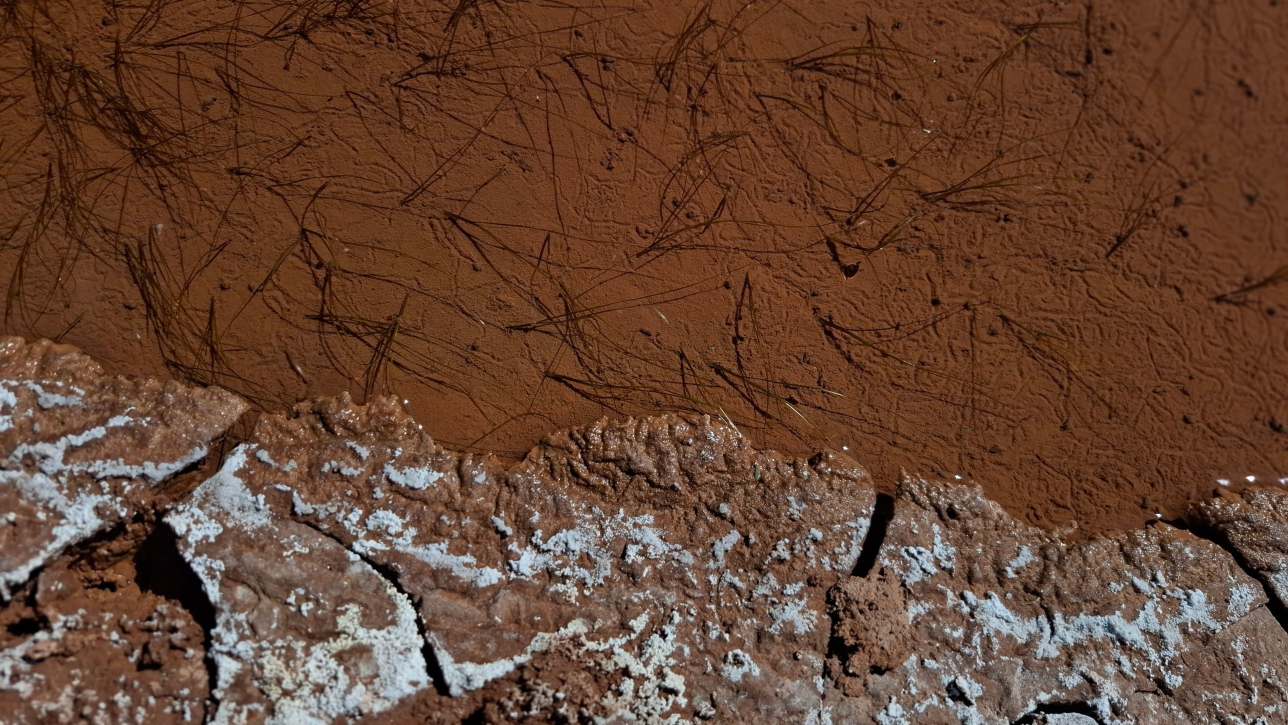
#> input picture contenido/inicio/portada.jpg, 2576 x 1450 px (shown at 1/2 size)
$ python construir.py ../contenido/inicio/portada.jpg
#> lines starting #> are read from the running program, lines starting #| are printed output that depends on the picture
"""Arma la web de Miranda Sarkis a partir de la carpeta `contenido/`.

Lee las carpetas y fichas, achica las fotos a tamaño web y escribe todo en `_site/`,
que es lo que GitHub Pages publica. Se corre solo con cada cambio (ver
.github/workflows/publicar.yml), pero también se puede correr a mano:

    python sitio/construir.py
"""
import html
import json
import os
import re
import shutil
import sys
import unicodedata
from pathlib import Path

from PIL import Image, ImageOps

Image.MAX_IMAGE_PIXELS = None

RAIZ = Path(__file__).resolve().parent.parent
CONTENIDO = RAIZ / "contenido"
SITIO = RAIZ / "sitio"
SALIDA = RAIZ / "_site"

FOTO_MAX = 2000      # lado mayor de las fotos grandes
MINI_MAX = 900       # lado mayor de las miniaturas de la grilla de obras
EXT_FOTO = {".jpg", ".jpeg", ".png", ".tif", ".tiff", ".webp"}
EXT_VIDEO = {".mp4", ".webm", ".mov", ".m4v"}

avisos = []


def aviso(msg):
    avisos.append(msg)
    print("AVISO:", msg)


# ---------- utilidades ----------

def slug(t):
    t = unicodedata.normalize("NFD", t.lower())
    t = "".join(c for c in t if unicodedata.category(c) != "Mn")
    return re.sub(r"[^a-z0-9]+", "-", t).strip("-") or "x"


def nfc(t):
    return unicodedata.normalize("NFC", t)


def orden_natural(nombre):
    return [int(p) if p.isdigit() else p.lower() for p in re.split(r"(\d+)", nfc(nombre))]


def sin_numero(nombre):
    """'03 La danza' -> 'La danza'; '2024. Sostener el fuego' -> 'Sostener el fuego'."""
    return re.sub(r"^\s*\d+[\s.\-_)]*\s*", "", nfc(nombre)).strip()


# [7 lines left out: function leer_texto, not called in this run]


def buscar_ficha(carpeta, nombres=("ficha", "info", "datos")):
    for n in nombres:
        for ext in (".txt", ".md", ".docx"):
            p = carpeta / (n + ext)
            if p.exists():
                return p
    # si hay un único documento en la carpeta, se usa ese
    docs = [p for p in carpeta.iterdir() if p.suffix.lower() in (".txt", ".md", ".docx") and not p.name.startswith("~$")]
    return docs[0] if len(docs) == 1 else None


CLAVES = {
    "titulo": "titulo", "título": "titulo",
    "tecnica": "tecnica", "técnica": "tecnica", "tecnica y material": "tecnica", "técnica y material": "tecnica",
    "tecnica y materiales": "tecnica", "técnica y materiales": "tecnica", "material": "tecnica", "materiales": "tecnica",
    "medidas": "medidas", "año": "anio", "ano": "anio", "anio": "anio",
    "registro": "registro", "fotos": "registro", "foto": "registro",
    "formato": "formato", "lugar": "lugar",
    "subtitulo": "subtitulo", "subtítulo": "subtitulo",
    "epigrafe": "epigrafe", "epígrafe": "epigrafe",
    "firma": "firma", "pie de foto": "pie", "pie": "pie", "video": "video",
}


def leer_ficha(path):
    """Lee una ficha: líneas 'Clave: valor' arriba, y el texto largo debajo de una línea '---'.

    Devuelve (campos, filas, parrafos): `campos` son las claves conocidas,
    `filas` todas las líneas 'Clave: valor' en orden, y `parrafos` el texto de abajo.
    """
    if path is None:
        return {}, [], []
    texto = leer_texto(path).replace("\r\n", "\n")
    partes = re.split(r"\n\s*-{3,}\s*\n", "\n" + texto + "\n", maxsplit=1)
    cabeza = partes[0]
    cuerpo = partes[1] if len(partes) > 1 else ""
    campos, filas = {}, []
    lineas = cabeza.split("\n")
    for i, linea in enumerate(lineas):
        linea = linea.strip()
        if not linea:
            continue
        m = re.match(r"^([^:]{1,40}):\s*(.*)$", linea)
        if not m or (filas and len(linea) > 160):
            # sin '---': desde la primera línea que no es 'Clave: valor', todo es texto
            cuerpo = "\n".join(lineas[i:]) + "\n\n" + cuerpo
            break
        k, v = m.group(1).strip(), m.group(2).strip()
        filas.append((k, v))
        kk = CLAVES.get(k.lower())
        if kk and kk not in campos:
            campos[kk] = v
    parrafos = [re.sub(r"\s*\n\s*", " ", p).strip() for p in re.split(r"\n\s*\n", cuerpo)]
    # se descartan las fichas de piezas sueltas que vienen dentro del texto de una serie
    # ("Título: ...", "Medidas: ...") y los rótulos cortos como "Obras que componen la serie:"
    def es_ficha(p):
        m = re.match(r"^([^:]{1,40}):\s*(.*)$", p)
        return (m and CLAVES.get(m.group(1).strip().lower()) and len(p) < 140) or (p.endswith(":") and len(p) < 70)
    return campos, filas, [p for p in parrafos if p and not es_ficha(p)]


def medidas(m):
    m = (m or "").strip()
    if not m:
        return ""
    if m.lower() in ("variables", "medidas variables"):
        return "Medidas variables"
    m = m.replace("aproximadamente", "aprox.")
    m = re.sub(r"(?<=\d)\s*[xX×]\s*(?=\d)", " × ", m)
    m = re.sub(r"(\d)\s*cm\b", r"\1 cm", m)
    return m


def videos_de(carpeta):
    vs = [p for p in carpeta.iterdir() if p.is_file() and p.suffix.lower() in EXT_VIDEO and not p.name.startswith(".")]
    return sorted(vs, key=lambda p: orden_natural(p.stem))


def fotos_de(carpeta):
    """Fotos de la carpeta, sin contar las portadas de video (una imagen con el mismo nombre que un video)."""
    portadas = {nfc(v.stem).lower() for v in videos_de(carpeta)}
    fs = [p for p in carpeta.iterdir() if p.is_file() and p.suffix.lower() in EXT_FOTO and not p.name.startswith(".")
          and nfc(p.stem).lower() not in portadas]
    return sorted(fs, key=lambda p: orden_natural(p.stem))


# [17 lines left out: function guardar_videos, not called in this run]


def guardar_foto(src, destino_rel, maximo=FOTO_MAX, mini=False):
    """Achica y guarda una foto en _site. Devuelve (ruta, ancho, alto[, ruta_mini])."""
    destino = SALIDA / destino_rel
    destino.parent.mkdir(parents=True, exist_ok=True)
    try:
        im = ImageOps.exif_transpose(Image.open(src)).convert("RGB")
    except Exception as e:  # noqa: BLE001
        aviso(f"No pude abrir la foto {src.relative_to(RAIZ)}: {e}")
        return None
    im.thumbnail((maximo, maximo), Image.LANCZOS)
    im.save(destino, "JPEG", quality=84, optimize=True, progressive=True)
    res = [destino_rel, im.width, im.height]
    if mini:
        t = im.copy()
        t.thumbnail((MINI_MAX, MINI_MAX), Image.LANCZOS)
        mini_rel = str(Path(destino_rel).with_name("t-" + Path(destino_rel).name))
        t.save(SALIDA / mini_rel, "JPEG", quality=80, optimize=True, progressive=True)
        res.append(mini_rel)
    return res


# [4 lines left out: function con_italicas, not called in this run]


# ---------- secciones ----------

def leer_inicio():
    carpeta = CONTENIDO / "inicio"
    campos, filas, parrafos = leer_ficha(buscar_ficha(carpeta, ("inicio", "ficha", "info")))
    destacadas = []
    for k, v in filas:
        if k.lower() in ("obras destacadas", "destacadas", "obras"):
            destacadas = [slug(t) for t in re.split(r"\s*;\s*", v) if t.strip()]
    fs = fotos_de(carpeta)
    if not fs:
        aviso("Falta la foto de portada en contenido/inicio/")
        return {"portada": None, "registro": "", "pie": "", "destacadas": destacadas, "intro": " ".join(parrafos), "alt": ""}
    f = guardar_foto(fs[0], "img/portada.jpg", 2400)
    return {"portada": f, "registro": campos.get("registro", ""), "pie": campos.get("pie", ""),
            "destacadas": destacadas, "intro": " ".join(parrafos),
            "alt": campos.get("descripcion", campos.get("descripción", "")) or "Obra de Miranda Sarkis"}


def leer_muestras(seccion="muestras", prefijo=""):
    base = CONTENIDO / seccion
    out, fotos = [], {}
    if not base.exists():
        return out, fotos
    for carpeta in sorted([c for c in base.iterdir() if c.is_dir()], key=lambda c: orden_natural(c.name), reverse=True):
        campos, filas, parrafos = leer_ficha(buscar_ficha(carpeta))
        titulo = campos.get("titulo") or sin_numero(carpeta.name)
        anio = campos.get("anio") or (re.match(r"^\s*(\d{4})", carpeta.name) or [None, ""])[1]
        mid = prefijo + slug(titulo)
        especiales = {"titulo", "anio", "lugar", "subtitulo", "epigrafe", "firma", "video"}
        ficha = [[k, v] for k, v in filas if CLAVES.get(k.lower()) not in especiales and v]
        m = {"id": mid, "titulo": titulo, "anio": anio, "lugar": campos.get("lugar", ""), "ficha": ficha}
        ORIGEN[mid] = carpeta
        if campos.get("subtitulo"):
            m["subtitulo"] = campos["subtitulo"]
        if campos.get("epigrafe"):
            m["epigrafe"] = campos["epigrafe"]
        if campos.get("firma"):
            m["firma"] = campos["firma"]
        numerados = parrafos and all(re.match(r"^\d+\s*[.\-)]\s*", p) for p in parrafos)
        if numerados:
            m["pasajes"] = [re.sub(r"^\d+\s*[.\-)]\s*", "", p) for p in parrafos]
        elif parrafos:
            m["texto"] = parrafos
        else:
            m["texto"] = None
        m["videos"] = guardar_videos(carpeta, mid)
        if campos.get("video", "").startswith("http"):
            m["embed"] = campos["video"]
        lista = []
        for i, f in enumerate(fotos_de(carpeta)):
            r = guardar_foto(f, f"img/{seccion}/{mid}/{i + 1}.jpg", mini=(i == 0))
            if r:
                if i == 0:
                    m["cover"] = r[3]
                lista.append(r[:3])
        fotos[mid] = lista
        if not lista:
            aviso(f"'{titulo}' ({seccion}) no tiene fotos")
        out.append(m)
    return out, fotos


def leer_obras():
    base = CONTENIDO / "obras"
    obras, cats = [], {}
    if not base.exists():
        return obras, cats
    for cat_dir in sorted([c for c in base.iterdir() if c.is_dir()], key=lambda c: orden_natural(c.name)):
        cat_nombre = sin_numero(cat_dir.name)
        cat = slug(cat_nombre)
        cats[cat] = cat_nombre
        for carpeta in sorted([c for c in cat_dir.iterdir() if c.is_dir()], key=lambda c: orden_natural(c.name)):
            campos, _, parrafos = leer_ficha(buscar_ficha(carpeta))
            titulo = campos.get("titulo") or sin_numero(carpeta.name)
            oid = "obra-" + slug(titulo)
            if any(o["id"] == oid for o in obras):
                oid += "-" + slug(cat)
            tec, med, anio = campos.get("tecnica", ""), medidas(campos.get("medidas", "")), campos.get("anio", "")
            items = []
            for i, f in enumerate(fotos_de(carpeta)):
                r = guardar_foto(f, f"img/obras/{oid[5:]}/{i + 1}.jpg", mini=True)
                if not r:
                    continue
                nombre = sin_numero(f.stem)
                if nombre and not re.fullmatch(r"[\d\s()._-]*", nombre) and not nombre.lower().startswith(("whatsapp", "img_", "_mg", "dsc")):
                    partes = [p.strip() for p in re.split(r"\s+-\s+", nombre) if p.strip()]
                    if len(partes) >= 2:
                        if len(partes) >= 3:
                            partes[2] = medidas(partes[2])
                        cap = " · ".join(partes)
                    else:
                        cap = " · ".join([x for x in (partes[0], tec, med, anio) if x])
                    items.append([r[0], r[1], r[2], cap, r[3], True])
                else:
                    cap = " · ".join([x for x in (titulo, tec, med, anio) if x])
                    items.append([r[0], r[1], r[2], cap, r[3], False])
            if not items:
                aviso(f"La obra '{titulo}' no tiene fotos: no se publica")
                continue
            ORIGEN[oid] = carpeta
            o = {"id": oid, "cat": cat, "titulo": titulo, "anio": anio, "tec": tec, "med": med,
                 "cover": items[0][4], "items": items}
            if campos.get("formato"):
                o["nota"] = campos["formato"]
            if campos.get("registro"):
                o["registro"] = campos["registro"]
            if parrafos:
                o["texto"] = parrafos
            obras.append(o)
    return obras, cats


def leer_parrafos(rel):
    p = None
    for ext in (".txt", ".md", ".docx"):
        cand = CONTENIDO / (rel + ext)
        if cand.exists():
            p = cand
            break
    if not p:
        aviso(f"Falta contenido/{rel}.txt")
        return []
    texto = leer_texto(p).replace("\r\n", "\n")
    return [re.sub(r"\s*\n\s*", " ", x).strip() for x in re.split(r"\n\s*\n", texto) if x.strip()]


def leer_bio():
    carpeta = CONTENIDO / "bio"
    campos, _, parrafos = leer_ficha(buscar_ficha(carpeta, ("bio",)))
    fs = fotos_de(carpeta)
    retrato = guardar_foto(fs[0], "img/retrato.jpg", 1400) if fs else None
    return {"bio": parrafos, "retrato": retrato, "pie": campos.get("pie", "")}


def leer_cv(nombre="cv"):
    p = next((CONTENIDO / "bio" / (nombre + e) for e in (".txt", ".md", ".docx") if (CONTENIDO / "bio" / (nombre + e)).exists()), None)
    if not p:
        if nombre == "cv":
            aviso("Falta contenido/bio/cv.txt")
        return []
    secciones = []
    for linea in leer_texto(p).replace("\r\n", "\n").split("\n"):
        linea = linea.strip()
        if not linea:
            continue
        if linea.startswith("#"):
            secciones.append([linea.lstrip("#").strip(), []])
        elif "|" in linea and secciones:
            anio, texto = linea.split("|", 1)
            secciones[-1][1].append([anio.strip(), con_italicas(texto.strip())])
        elif secciones:
            secciones[-1][1].append(["", con_italicas(linea)])
    return secciones


def leer_prensa():
    p = next((CONTENIDO / "prensa" / ("prensa" + e) for e in (".txt", ".md", ".docx") if (CONTENIDO / "prensa" / ("prensa" + e)).exists()), None)
    if not p:
        return []
    notas = []
    for bloque in re.split(r"\n\s*\n", leer_texto(p).replace("\r\n", "\n")):
        d = {}
        for linea in bloque.strip().split("\n"):
            m = re.match(r"^([^:]{1,20}):\s*(.*)$", linea.strip())
            if m:
                d[m.group(1).strip().lower()] = m.group(2).strip()
            elif re.match(r"^(https?://|www\.)", linea.strip()):
                d["link"] = linea.strip()
        link = d.get("link") or d.get("enlace") or d.get("url")
        if not link:
            continue
        if not link.startswith("http"):
            link = "https://" + link
        notas.append([d.get("medio", ""), d.get("título") or d.get("titulo") or "Nota", link])
    return notas


def leer_contacto(nombre="contacto"):
    p = next((CONTENIDO / "contacto" / (nombre + e) for e in (".txt", ".md", ".docx") if (CONTENIDO / "contacto" / (nombre + e)).exists()), None)
    if not p:
        return []
    bloques = []
    for bloque in re.split(r"\n\s*\n", leer_texto(p).replace("\r\n", "\n").strip()):
        lineas = [l.strip() for l in bloque.split("\n") if l.strip()]
        if lineas:
            bloques.append({"titulo": lineas[0].rstrip(":"), "lineas": lineas[1:]})
    return bloques


# ---------- versión en inglés ----------
#
# La versión en inglés se arma a partir de la española:
#   contenido/ingles/titulos.txt   títulos de muestras, obras y piezas   (Español = English)
#   contenido/ingles/terminos.txt  técnicas, formatos, lugares, rótulos  (Español = English)
#   <archivo>.en.txt               el texto largo en inglés, al lado del original
#                                  (ficha.en.txt, statement.en.txt, bio.en.txt, cv.en.txt, ...)
# Lo que no tiene traducción se muestra en español.

ORIGEN = {}          # id de muestra/obra -> carpeta de contenido
MOSTRAR_SELECTOR = True    # True: el sitio en español muestra el selector ES / EN y Google puede indexar /en/

UI_EN = {
    "Muestras": "Exhibitions", "Obras": "Works", "Residencias": "Residencies", "Textos": "Texts", "Prensa": "Press",
    "Contacto": "Contact", "Individuales": "Solo exhibitions", "Muestra más reciente": "Latest exhibition",
    "Todas las muestras →": "All exhibitions →", "Ver la muestra →": "View exhibition →", "Todas las obras →": "All works →",
    "Año": "Year", "Lugar": "Location", "Formato": "Format", "Técnica": "Medium", "Medidas": "Dimensions",
    "Registro": "Photography", "Registro: ": "Photo: ", "Todas": "All", " obra": " work", " obras": " works",
    "Sin fecha": "Undated", "Textos de muestras": "Exhibition texts", ", sobre ": ", on ",
    "Fotos de sala en preparación": "Installation views coming soon", ", vista ": ", view ", " de ": " of ",
    "Ampliar ": "Enlarge ", "Video de ": "Video of ", "Retrato de Miranda Sarkis": "Portrait of Miranda Sarkis",
    "En preparación": "Coming soon", "Filtrar por técnica": "Filter by medium",
}
ESTATICO_EN = [
    ('<html lang="es">', '<html lang="en">'),
    ("Miranda Sarkis, artista visual. Nació en La Rioja en 1994; vive y trabaja en Córdoba, Argentina.",
     "Miranda Sarkis, visual artist. Born in La Rioja, Argentina, in 1994; lives and works in Córdoba."),
    ('aria-label="Secciones"', 'aria-label="Sections"'),
    (">Muestras</a>", ">Exhibitions</a>"), (">Obras</a>", ">Works</a>"), (">Residencias</a>", ">Residencies</a>"),
    (">Textos</a>", ">Texts</a>"), (">Prensa</a>", ">Press</a>"), (">Contacto</a>", ">Contact</a>"),
    ('aria-label="Visor de fotos"', 'aria-label="Photo viewer"'), ('aria-label="Foto anterior"', 'aria-label="Previous photo"'),
    ('aria-label="Foto siguiente"', 'aria-label="Next photo"'), ('aria-label="Cerrar">Cerrar<', 'aria-label="Close">Close<'),
]
MESES = {"enero": "January", "febrero": "February", "marzo": "March", "abril": "April", "mayo": "May", "junio": "June",
         "julio": "July", "agosto": "August", "septiembre": "September", "setiembre": "September", "octubre": "October",
         "noviembre": "November", "diciembre": "December"}
SUFIJO = re.compile(
    r"^(.*?)((?:\s+N°\s*\d+)?(?:\s+[IVX]+(?:,\s*[IVX]+)*(?:\s+y\s+[IVX]+)?)?"
    r"(?:\s+\((?:detalle|díptico|tríptico|políptico)\))?(?:,\s*[IVX]+)?)$")


# [21 lines left out: functions leer_pares, hermano_en, not called in this run]


class Ingles:
    # [145 lines left out: functions __init__, titulo, doble, corto, fecha, epigrafe and 2 more, not called in this run]


# ---------- armado ----------

def main():
    if SALIDA.exists():
        shutil.rmtree(SALIDA)
    SALIDA.mkdir()

    inicio = leer_inicio()
#> in guardar_foto, im is the input picture: PIL image 2576x1450 RGB; mean R, G, B 101.2, 68, 50
    muestras, fotos = leer_muestras()
    residencias, fotos_res = leer_muestras("residencias", "residencia-")
    fotos.update(fotos_res)
    obras, cats = leer_obras()
#> call 2 of guardar_foto, with destino_rel = 'img/obras/la-danza/1.jpg', maximo = 2000, mini = True
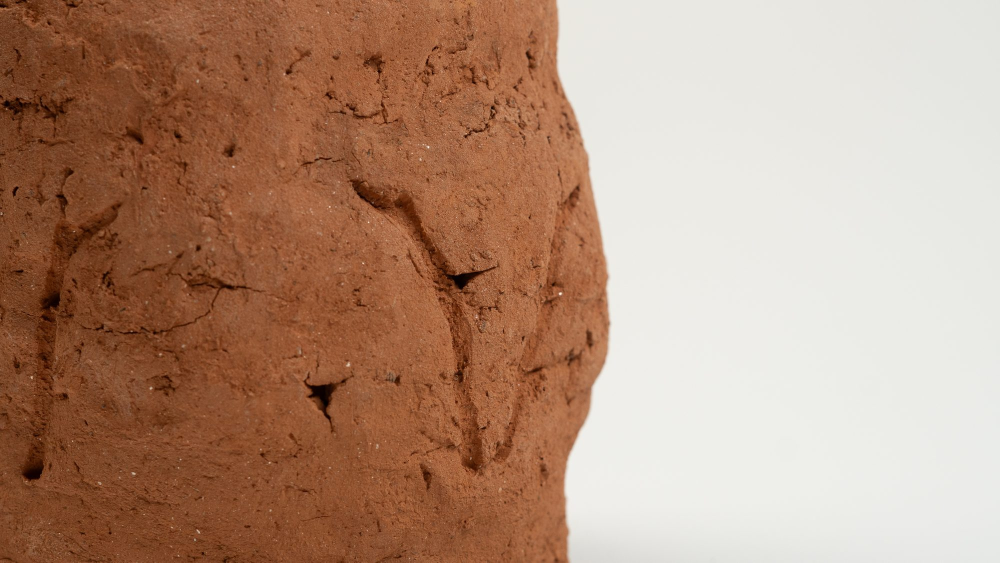
#> input picture contenido/obras/1 Cerámica/01 La danza/01.jpg, 2000 x 1125 px (shown at 1/2 size)
#> in guardar_foto, im is the input picture: PIL image 2000x1125 RGB; mean R, G, B 180.3, 146, 125
#> in guardar_foto (call 2), `t.thumbnail((MINI_MAX, MINI_MAX), Image.LANCZOS)`:
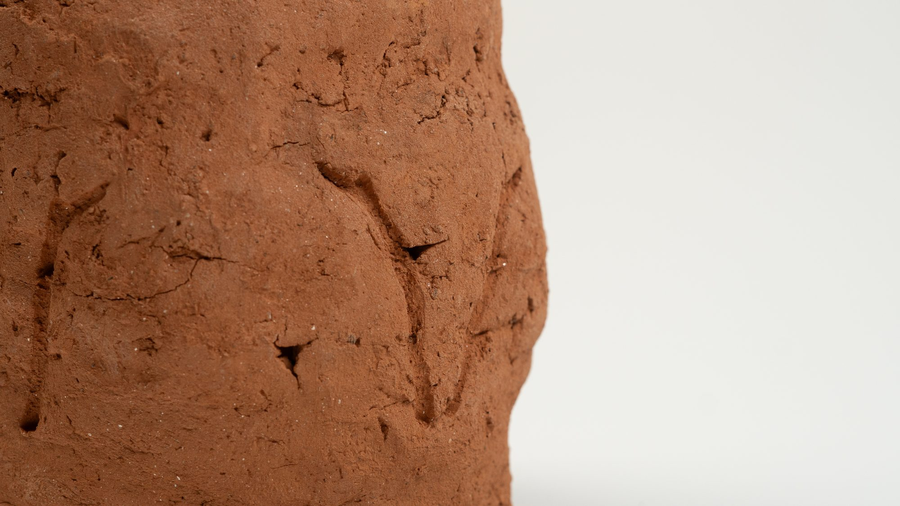
#> t: PIL image 900x506 RGB; mean R, G, B 180.3, 146, 125
    bio = leer_bio()
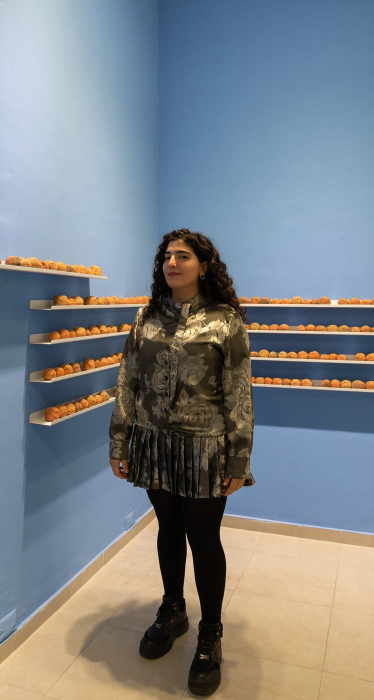
#> input picture contenido/bio/retrato.jpg, 747 x 1400 px (shown at 1/2 size)
#> in guardar_foto, im is the input picture: PIL image 747x1400 RGB; mean R, G, B 124.9, 130.6, 134.8
    datos = {
        "SITIO": {"inicio": inicio, "retrato": bio["retrato"], "pie_retrato": bio["pie"], "contacto": leer_contacto()},
        "MUESTRAS": muestras, "RESIDENCIAS": residencias, "FOTOS": fotos, "OBRAS": obras, "CATS": cats,
        "STATEMENT": leer_parrafos("textos/statement"), "BIO": bio["bio"], "CV": leer_cv(), "PRENSA": leer_prensa(),
    }
#> (the run stopped early here; a loop or call above may not have finished)
